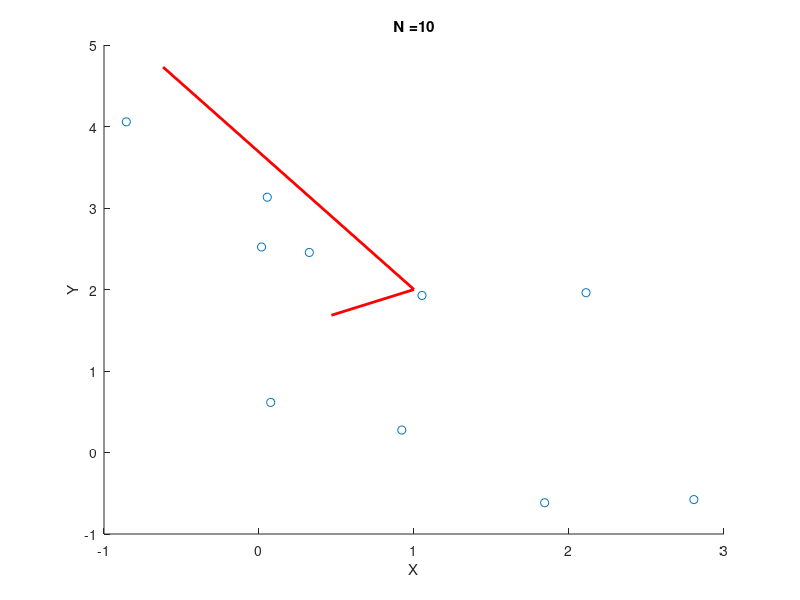
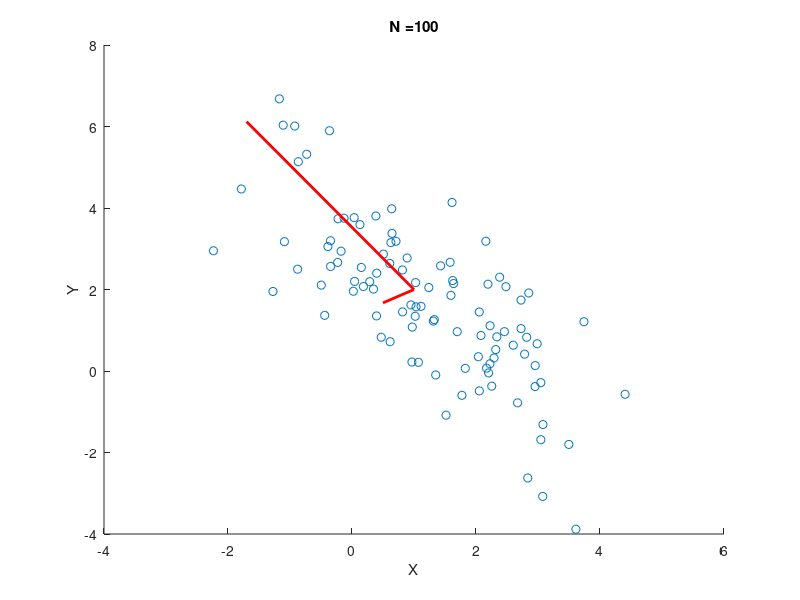
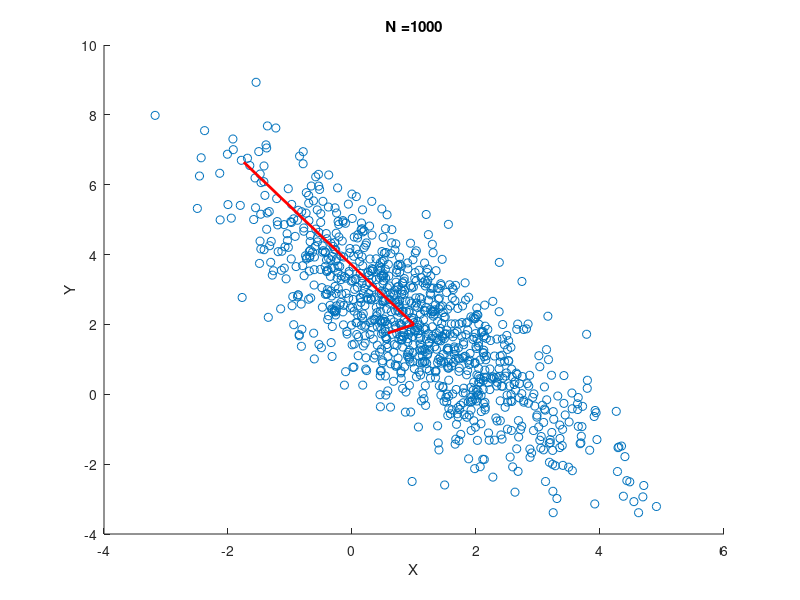
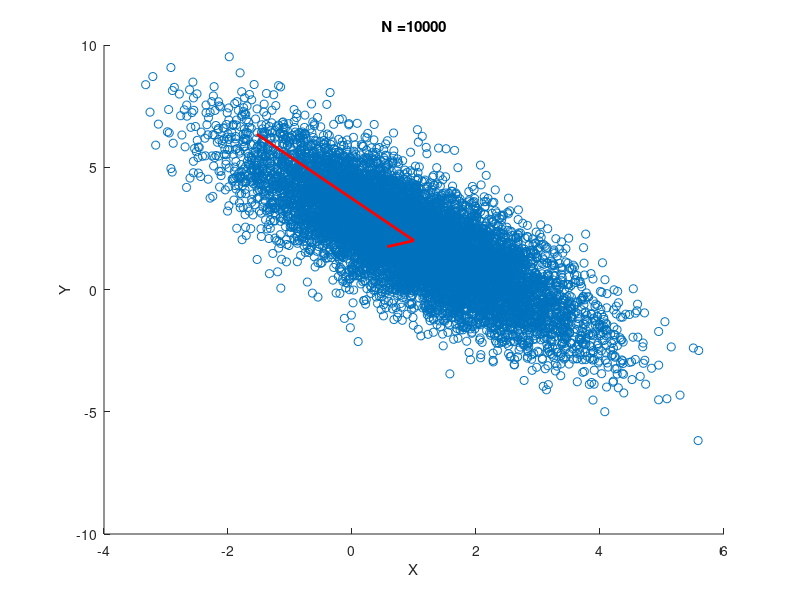

The MATLAB script that drew these images, in order:
clear;
clc;
rng(0);
c =  [1.6250, -1.9486 ; -1.986, 3.8750]; 
[v,d] = eig(c);
d = sqrt(d);
a = v*d;
N = [10,10^2,10^3,10^4,10^5];
mean_errors = zeros(100,5);
covar_errors = zeros(100,5);
e = zeros(2);
for N = [10,10^2,10^3,10^4,10^5]
    for i = 1:100
        w = randn(2,N);
        x = a*w ;
        x(1,:) = x(1,:) + 1;
        x(2,:) = x(2,:) + 2;
        sample_mean_x = sum(x(1,:))/N;
        sample_mean_y = sum(x(2,:))/N;
        var_x = var(x(1,:));
        var_y = var(x(2,:));
        covariance = sum((x(1,:) - 1).*(x(2,:) - 2))/N;
        e = eig(covariance);
        sample_covar = [var_x , covariance; covariance, var_y];
        mean_error = sqrt((sample_mean_x - 1)^2 + (sample_mean_y - 2)^2)/(sqrt(1^2 + 2^2));
        covar_error = sqrt(trace((c - sample_covar)'*(c - sample_covar)))/sqrt(trace((c)'*(c)));
        mean_errors(i,log10(N)) = mean_error;
        covar_errors(i,log10(N)) = covar_error;
    end    
end
for N = [10,10^2,10^3,10^4,10^5]
        figure;
        w = randn(2,N);
        x = a*w ;
        x(1,:) = x(1,:) + 1;
        x(2,:) = x(2,:) + 2;
        covariance = sum((x(1,:) - 1).*(x(2,:) - 2))/N;
        var_x = var(x(1,:));
        var_y = var(x(2,:));
        sample_covar = [var_x , covariance; covariance, var_y];
        [v,d] = eig(sample_covar);
        scatter(x(1,:),x(2,:)); 
        hold on;
        plot([1,1+d(1,1)*v(1,1)],[2,2+d(1,1)*v(2,1)],'r','LineWidth',2);                                  
        plot([1,1+d(2,2)*v(1,2)],[2,2+d(2,2)*v(2,2)],'r','LineWidth',2);
        xlabel('X');
        ylabel('Y');
        title(strcat('N = ',int2str(N)));
        print(strcat(num2str(N),'.png'),'-dpng');
end

figure;
subplot(2,1,1);
boxplot(mean_errors);
xlabel('log(N)');
title('Error in Mean');
subplot(2,1,2);
boxplot(covar_errors);
xlabel('log(N)');
title('Error in Covariance Matrix');
print('relativeError.png','-dpng');
